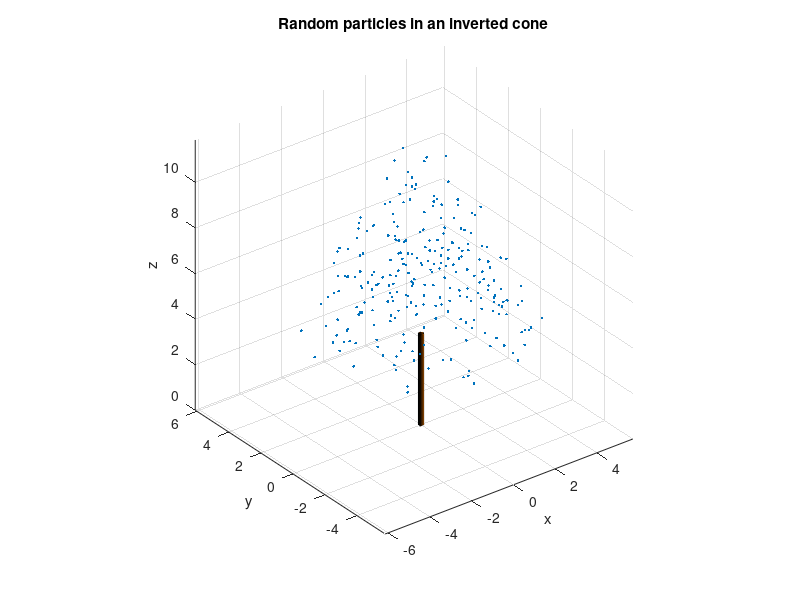

Recreate this plot in MATLAB.
% Define the parameters of the conical structure
radius = 5;  % radius of the base of the cone
height = 10; % height of the cone

% Generate random points within the bounding box of the inverted cone
n = 1000;    % number of particles
x = 2 * radius * (rand(n, 1) - 0.5); % x coordinates
y = 2 * radius * (rand(n, 1) - 0.5); % y coordinates
z = height - height * rand(n, 1);     % z coordinates (inverted)

% Filter out the points that are outside the inverted cone
r = sqrt(x.^2 + y.^2);  % radial distance from the center of the base
valid = (r <= (1 - z / height) * radius); % check if the point is inside the inverted cone
x = x(valid);
y = y(valid);
shift=4;
z = z(valid)+shift;
Randloc = [x y z]

% tree layer parameters
tr = 0.1; % tree radius [m]
tz = 4; % tree height [m]

% plot with a tree (cylinder)
% create a cylinder of radius (tr) and height (tz)
[Xt,Yt,Zt] = cylinder(tr) ;
Zt = tz * Zt;

% to place our branches / leaves, we need to insert htem into the layer
% i'll need to think about the best way to do this programmatically
shift_factor = tz+shift ;

figure('color','white')
surf(Xt, Yt, Zt, 'FaceColor', '#964B00')
hold('on'); grid('on')
% surf(Xt+8, Yt+10, Zt, 'FaceColor', '#964B00')
% hold('on'); grid('on')
% surf(Xt+15, Yt, Zt, 'FaceColor', '#964B00')
% hold('on'); grid('on')
% Visualize the distribution of particles using a 3D scatter plot
%figure;
scatter3(x, y, z, '.');
xlabel('x');
ylabel('y');
zlabel('z');
title('Random particles in an inverted cone');
axis equal;
